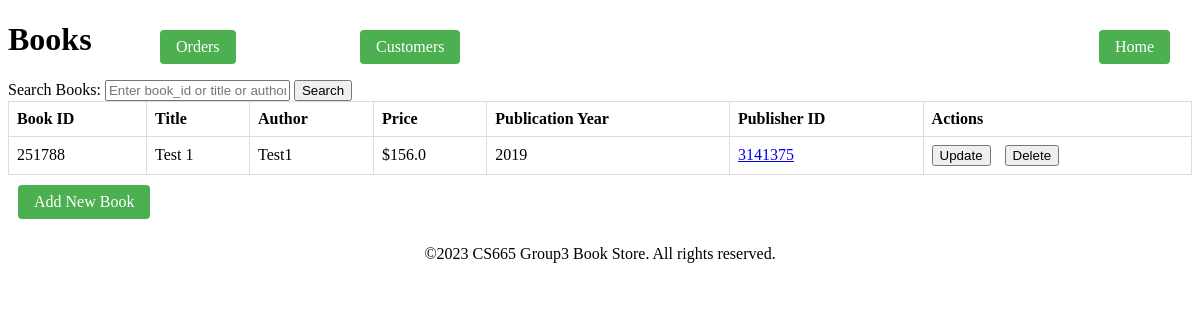
/books, run on the app's committed database.
### tables this page shows
CREATE TABLE Books (
                        book_id INTEGER PRIMARY KEY AUTOINCREMENT,
                        title TEXT,
                        author TEXT,
                        price REAL,
                        publication_year INTEGER
                    , "publisher_id" TEXT);

### main.py (the view)
@app.route('/books')
def display_books():
    conn = get_db()
    cursor = conn.cursor()
    cursor.execute('SELECT * FROM Books')
    books = cursor.fetchall()
    return render_template('books.html', books=books)

### main.py (called while the page is built)
def get_db():
    db = getattr(g, '_database', None)
    if db is None:
        db = g._database = sqlite3.connect('bookstore.db')
    return db

### templates/books.html (shortened to what this page needs)
<!DOCTYPE html>
<html>
<head>
    <link rel="stylesheet" type="text/css" href="{{ url_for('static', filename='styles.css') }}">
</head>
<body>
    <a href="/" class="home-button">Home</a>
    <a href="/orders" class="goto-button1">Orders</a>
    <a href="/customers" class="goto-button2">Customers</a>
    <h1>Books</h1>
    <form action="/books/search" method="GET">
        <label>Search Books:</label>
        <input type="text" name="query" placeholder="Enter book_id or title or author">
        <button type="submit">Search</button>
    </form>
    <br>
    <div class="books-container">
        <table>
            <thead>
                <tr>
                    <th>Book ID</th>
                    <th>Title</th>
                    <th>Author</th>
                    <th>Price</th>
                    <th>Publication Year</th>
                    <th>Publisher ID</th>
                    <th>Actions</th>
                </tr>
            </thead>
            <tbody>
                {% for book in books %}
                <tr>
                    <td>{{ book[0] }}</td>
                    <td>{{ book[1] }}</td>
                    <td>{{ book[2] }}</td>
                    <td>${{ book[3] }}</td>
                    <td>{{ book[4] }}</td>
                    <td><a href="/publishers/{{ book[5] }}">{{ book[5] }}</a></td>
                    <td>
                        <form action="/books/update/{{ book[0] }}" method="get">
                            <button type="submit">Update</button>
                        </form>
                        <form action="/books/delete/{{ book[0] }}" method="post">
                            <button type="submit">Delete</button>
                        </form>
                    </td>
                </tr>
                {% endfor %}
            </tbody>
        </table>
    </div>
    <a href="/books/add" class="add-book-button">Add New Book</a>
    <p style="text-align: center;">&copy;2023 CS665 Group3 Book Store. All rights reserved.</p>
</body>
</html>

### templates/books.html (style rules this page uses)
table { border-collapse: collapse; width: 100%; }
th, td { border: 1px solid #dddddd; text-align: left; padding: 8px; }
form { display: inline; margin: 0; padding: 0; }
form + form { margin-left: 10px; }
.books-container { text-align: center; }
.add-book-button { display: inline-block; background-color: #4CAF50; color: white; padding: 8px 16px; text-align: center; text-decoration: none; font-size: 16px; margin: 10px; cursor: pointer; border: none; border-radius: 4px; }
.home-button { background-color: #4CAF50; color: white; padding: 8px 16px; text-align: center; text-decoration: none; font-size: 16px; margin: 10px; cursor: pointer; border: none; border-radius: 4px; position: absolute; top: 20px; right: 20px; }
.goto-button1 { background-color: #4CAF50; color: white; padding: 8px 16px; text-align: center; text-decoration: none; font-size: 16px; margin: 10px; cursor: pointer; border: none; position: absolute; top: 20px; border-radius: 4px; left: 150px; }
.goto-button2 { background-color: #4CAF50; color: white; padding: 8px 16px; text-align: center; text-decoration: none; font-size: 16px; margin: 10px; cursor: pointer; border: none; position: absolute; top: 20px; border-radius: 4px; left: 350px; }

### data on the page
Books: book_id "251788", title "Test 1", author "Test1", price "156.0", publication_year "2019", publisher "3141375"
